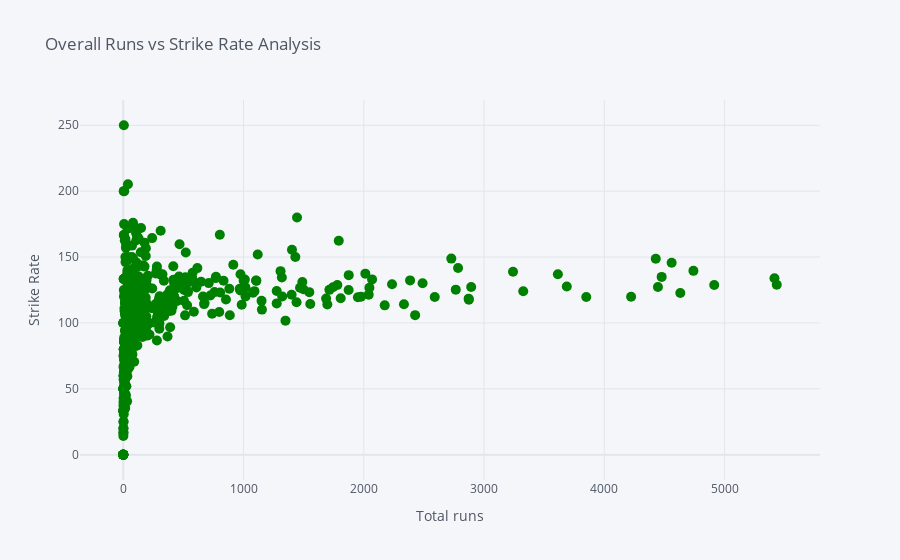

Source (notebook cell):
### Code cell
strike_rate.iplot(kind='scatter',x='batsman_runs',y='Strike Rate',mode='markers',size=10,xTitle='Total runs',yTitle='Strike Rate',title='Overall Runs vs Strike Rate Analysis', color='green')

### Figure 1 — Plotly figure (JSON) as saved in the notebook; plotly's stock layout.template omitted (floating-point values rounded to 4 significant figures; data arrays with more than 128 entries replaced by an {"elided": "..."} marker saying what was removed)
{"data": [{"line": {"color": "rgba(0, 128, 0, 1.0)", "dash": "solid", "shape": "linear", "width": 1.3}, "marker": {"size": 10, "symbol": "circle"}, "mode": "markers", "name": "Strike Rate", "text": "", "type": "scatter", "x": {"elided": "516 int values"}, "y": {"elided": "516 float values"}}], "layout": {"legend": {"bgcolor": "#F5F6F9", "font": {"color": "#4D5663"}}, "paper_bgcolor": "#F5F6F9", "plot_bgcolor": "#F5F6F9", "title": {"font": {"color": "#4D5663"}, "text": "Overall Runs vs Strike Rate Analysis"}, "xaxis": {"gridcolor": "#E1E5ED", "showgrid": true, "tickfont": {"color": "#4D5663"}, "title": {"font": {"color": "#4D5663"}, "text": "Total runs"}, "zerolinecolor": "#E1E5ED"}, "yaxis": {"gridcolor": "#E1E5ED", "showgrid": true, "tickfont": {"color": "#4D5663"}, "title": {"font": {"color": "#4D5663"}, "text": "Strike Rate"}, "zerolinecolor": "#E1E5ED"}}}
